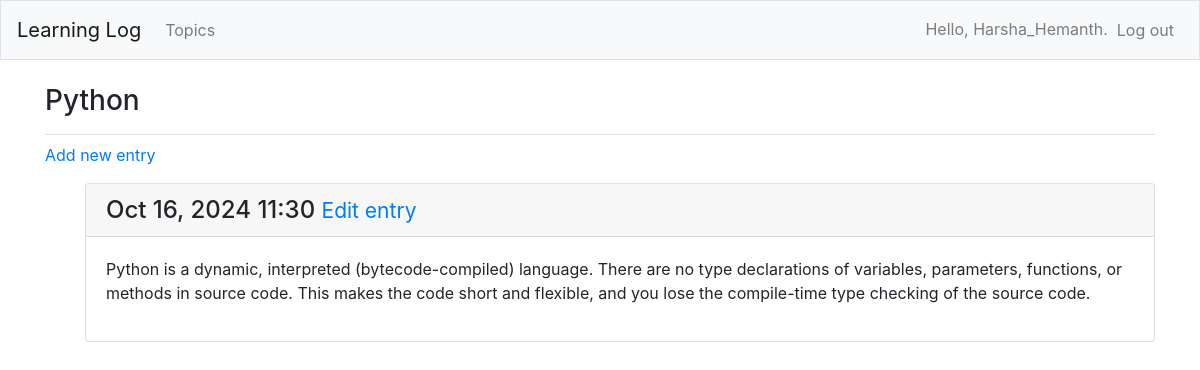
The page /topics/4/ (signed in) on the database its author committed.
### learning_logs/models.py (models this page shows, shortened)
class Topic(models.Model):
    text = models.CharField(max_length=200)
    date_added = models.DateTimeField(auto_now_add=True)
    owner = models.ForeignKey(User, on_delete=models.CASCADE)
    def __str__(self):
        return self.text

class Entry(models.Model):
    topic = models.ForeignKey(Topic, on_delete=models.CASCADE)
    text = models.TextField()
    date_added = models.DateTimeField(auto_now_add=True)
    class Meta:
        verbose_name_plural = 'entries'

### learning_logs/views.py (the view)
# urls.py: path('topics/<int:topic_id>/', views.topic, name='topic'),
@login_required
def topic(request, topic_id):
    topic = Topic.objects.get(id=topic_id)
    if topic.owner != request.user:
        raise Http404
    entries = topic.entry_set.order_by('-date_added')
    context = {'topic': topic, 'entries': entries}
    return render(request, 'learning_logs/topic.html', context)

### learning_logs/templates/learning_logs/topic.html
{% extends 'learning_logs/base.html' %}
{% block page_header %}
<h3>{{ topic }}</h3>
{% endblock page_header %}
{% block content %}
<p>
    <a href="{% url 'learning_logs:new_entry' topic.id %}">Add new entry</a>
</p>
<ul>
    {% for entry in entries %}
    <div class="card mb-3">
        <h4 class="card-header">
            {{ entry.date_added|date:'M d, Y H:i' }}
            <small><a href="{% url 'learning_logs:edit_entry' entry.id %}">Edit entry</a></small>
        </h4>
        <div class="card-body">
            {{ entry.text|linebreaks }}
        </div>
    </div>
    {% empty %}
    <p>There are no entries for this topic yet.</p>
    {% endfor %}
</ul>
{% endblock content %}

### learning_logs/templates/learning_logs/base.html (shortened to what this page needs)
{% load bootstrap4 %}
<!doctype html>
<html lang="en">
  <head>
    {% bootstrap_css %}
  </head>
  <body>
    <nav class="navbar navbar-expand-md navbar-light bg-light mb-4 border">
      <a class="navbar-brand" href="{% url 'learning_logs:index' %}">Learning Log</a>
      <div class="collapse navbar-collapse" id="navbarCollapse">
        <ul class="navbar-nav mr-auto">
          <li class="nav-item">
            <a class="nav-link" href="{% url 'learning_logs:topics' %}">Topics</a>
          </li>
        </ul>
        <ul class="navbar-nav ml-auto">
          {% if user.is_authenticated %}
          <li class="nav-item">
            <span class="navbar-text">Hello, {{ user.username }}.</span>
          </li>
          <li class="nav-item">
            <form method="post" action="{% url 'users:logout' %}">
              <button class="btn nav-link" type="submit">Log out</button>
            </form>
          </li>
          {% endif %}
        </ul>
      </div>
    </nav>
    <main role="main" class="container">
      <div class="pb-2 mb-2 border-bottom">
        {% block page_header %}{% endblock page_header %}
      </div>
      <div>
        {% block content %}{% endblock content %}
      </div>
    </main>
  </body>
</html>

### rows shown on the page
Topic: text "Python"
Entry: date_added "Oct 16, 2024 11:30", text "Python is a dynamic, interpreted (bytecode-compiled) language. There are no type declarations of variables, parameters, functions, or methods in source code. This makes the code short and flexible, and you lose the compile-time type checking of the source code."

### other values the page prints
{{ user.username }} "Harsha_Hemanth"
